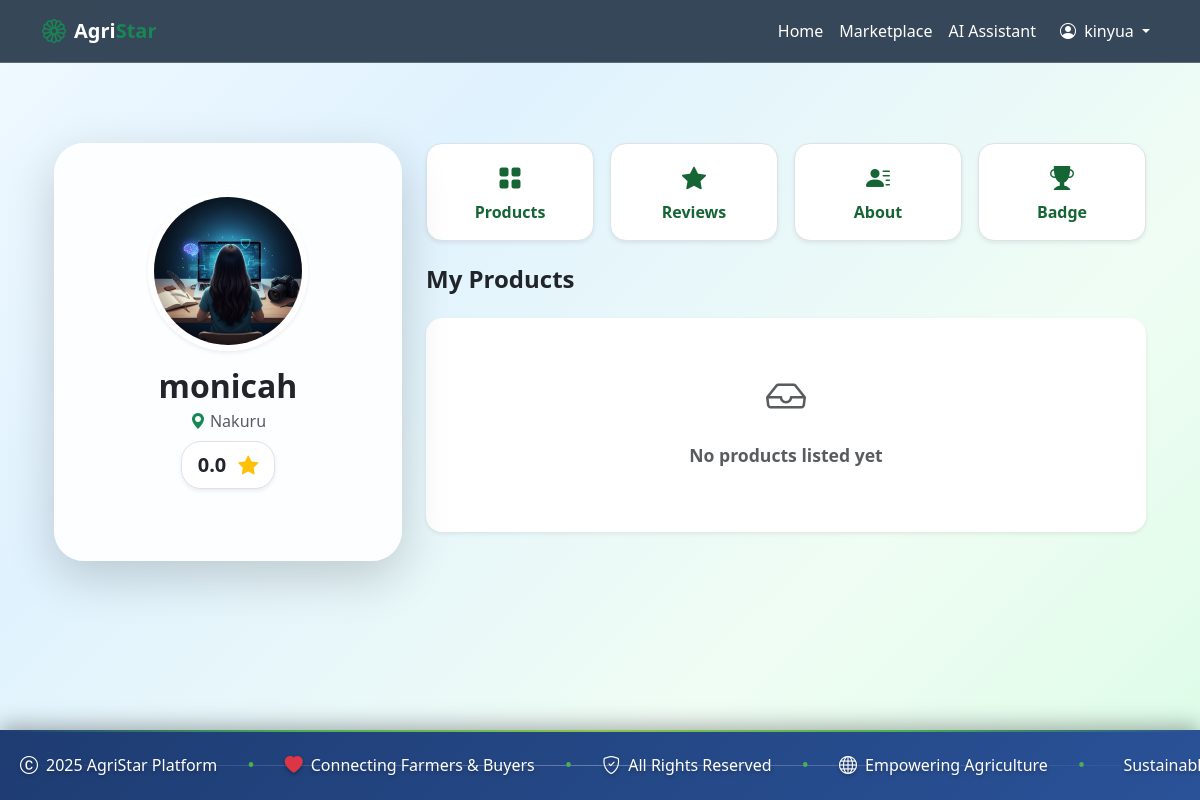
The app's page /users/profile/monicah/ (signed in) with its own data.
### users/models.py (models this page shows, shortened)
class User(AbstractUser):
    class Role(models.TextChoices):
        FARMER = 'FARMER', _('Farmer')
        BUYER = 'BUYER', _('Buyer')
        SUPPLIER = 'SUPPLIER', _('Supplier')
        RIDER = 'RIDER', _('Rider')
        ADMIN = 'ADMIN', _('Admin')
    role = models.CharField(
        max_length=20,
        choices=Role.choices,
        default=Role.FARMER
    )
    language_preference = models.CharField(
        max_length=10,
        choices=[('en', 'English'), ('sw', 'Kiswahili')],
        default='en'
    )

class Profile(models.Model):
    user = models.OneToOneField(User, on_delete=models.CASCADE, related_name='profile')
    display_name = models.CharField(max_length=100, blank=True, help_text="Public name to show (e.g. Farm Name)")
    bio = models.TextField(blank=True, max_length=500)
    location = models.CharField(max_length=100, blank=True, help_text="City/Area")
    address = models.CharField(max_length=200, blank=True, help_text="Street address")
    phone_number = models.CharField(max_length=20, blank=True)
    whatsapp_number = models.CharField(max_length=20, blank=True)
    avatar = models.ImageField(upload_to='avatars/', default='avatars/default.png')
    is_verified = models.BooleanField(default=False)
    latitude = models.DecimalField(max_digits=9, decimal_places=6, null=True, blank=True)
    longitude = models.DecimalField(max_digits=9, decimal_places=6, null=True, blank=True)
    county = models.ForeignKey('County', on_delete=models.SET_NULL, null=True, blank=True)
    sub_county = models.ForeignKey('SubCounty', on_delete=models.SET_NULL, null=True, blank=True)
    ward = models.ForeignKey('Ward', on_delete=models.SET_NULL, null=True, blank=True)
    farm_size = models.CharField(max_length=50, blank=True, help_text="e.g. 5 acres")
    main_crops = models.CharField(max_length=200, blank=True, help_text="Comma separated")
    company_name = models.CharField(max_length=100, blank=True)
    buyer_type = models.CharField(
        max_length=50,
        blank=True,
        choices=[
            ('MARKETPLACE', 'Marketplace Seller'),
            ('INDIVIDUAL', 'Individual Consumer'),
            ('RESTAURANT', 'Restaurant/Hotel'),
            ('RETAILER', 'Retail Shop'),
        ],
        help_text="Type of buyer"
    )
    favorite_farmers = models.ManyToManyField(
        User,
        related_name='favorited_by_buyers',
        blank=True,
    )
    business_name = models.CharField(max_length=100, blank=True, help_text="For marketplace sellers/businesses")
    marketplace_location = models.CharField(max_length=200, blank=True, help_text="Where your marketplace/business is located")

### users/views.py (the view)
# urls.py: path('profile/<str:username>/', views.view_profile, name='view_profile'),
@login_required
def view_profile(request, username):
    target_user = get_object_or_404(User, username=username)
    if target_user.role == User.Role.RIDER:
        return view_rider_profile(request, username)
    is_own_profile = (request.user == target_user)
    context = {
        'profile_user': target_user,
        'is_own_profile': is_own_profile,
    }
    return render(request, 'users/profile_display.html', context)

### templates/users/profile_display.html (shortened to what this page needs)
{% extends 'base.html' %}
{% load static %}
{% block content %}
<div class="container mt-5 mb-5 pt-2">
    <div class="row g-4">
        <div class="col-lg-4">
            <div class="sticky-top" style="top: 2rem; z-index: 10;">
                <div class="card border-0 shadow-lg text-center"
                    style="background: rgba(255, 255, 255, 0.9); backdrop-filter: blur(20px); border-radius: 30px; overflow: hidden; border: 1px solid rgba(255,255,255,0.5);">
                    <div class="card-body p-5">
                        <div class="d-inline-block mb-3 position-relative">
                            <img src="{{ profile_user.profile.avatar.url }}" class="rounded-circle shadow-sm"
                                width="160" height="160" style="object-fit: cover; border: 6px solid white;">
                        </div>
                        <h2 class="fw-bold text-dark mb-1">{{ profile_user.username }}</h2>
                        <p class="text-muted d-flex align-items-center justify-content-center gap-2 mb-2">
                            <span><i class="bi bi-geo-alt-fill text-success me-1"></i>{{ profile_user.profile.location|default:"Location not set" }}</span>
                        </p>
                        <div class="d-flex justify-content-center mb-4">
                            <div class="rating-display shadow-sm border"
                                style="padding: 0.5rem 1rem; border-radius: 20px; background: white;">
                                <span class="fw-bold fs-5 text-dark me-1">{{ farmer_badge.average_rating|default:"0.0"|floatformat:1 }}</span>
                                <i class="bi bi-star-fill text-warning"></i>
                            </div>
                        </div>
                    </div>
                </div>
            </div>
        </div>
        <div class="col-lg-8">
            <ul class="nav nav-pills row g-3 mb-4" role="tablist" style="border:none;">
                <li class="col-md-3 col-6 nav-item">
                    <button class="nav-link active w-100 p-3 h-100 rounded-4 shadow-sm fw-bold border"
                        data-bs-toggle="pill" data-bs-target="#products" style="background:white; color:#166534;">
                        <i class="bi bi-grid-fill d-block fs-4 mb-1"></i>Products
                    </button>
                </li>
                <li class="col-md-3 col-6 nav-item">
                    <button class="nav-link w-100 p-3 h-100 rounded-4 shadow-sm fw-bold border" data-bs-toggle="pill"
                        data-bs-target="#reviews" style="background:white; color:#166534;">
                        <i class="bi bi-star-fill d-block fs-4 mb-1"></i>Reviews
                    </button>
                </li>
                <li class="col-md-3 col-6 nav-item">
                    <button class="nav-link w-100 p-3 h-100 rounded-4 shadow-sm fw-bold border" data-bs-toggle="pill"
                        data-bs-target="#about" style="background:white; color:#166534;">
                        <i class="bi bi-person-lines-fill d-block fs-4 mb-1"></i>About
                    </button>
                </li>
                <li class="col-md-3 col-6 nav-item">
                    <button class="nav-link w-100 p-3 h-100 rounded-4 shadow-sm fw-bold border" data-bs-toggle="pill"
                        data-bs-target="#badge" style="background:white; color:#166534;">
                        <i class="bi bi-trophy-fill d-block fs-4 mb-1"></i>Badge
                    </button>
                </li>
            </ul>
            <div class="tab-content">
                <div class="tab-pane fade show active" id="products">
                    <div class="d-flex justify-content-between align-items-center mb-4">
                        <h4 class="fw-bold text-dark mb-0">My Products</h4>
                    </div>
                    {% if products %}
                    <div class="row g-4">
                        {% for product in products %}
                        <div class="col-md-6">
                            <div class="card h-100 border-0 shadow-sm product-hover-card"
                                style="border-radius: 20px; overflow: hidden; background: white; transition: transform 0.3s ease, box-shadow 0.3s ease;">
                                <div class="position-relative">
                                    {% if product.image %}
                                    <img src="{{ product.image.url }}" class="card-img-top" alt="{{ product.name }}"
                                        style="height: 220px; object-fit: cover;">
                                    {% else %}
                                    <div class="bg-light d-flex align-items-center justify-content-center"
                                        style="height: 220px;">
                                        <i class="bi bi-image text-muted fs-1"></i>
                                    </div>
                                    {% endif %}
                                    <div class="position-absolute top-0 end-0 m-3 px-3 py-1 rounded-pill shadow-sm"
                                        style="background: rgba(255, 255, 255, 0.95); backdrop-filter: blur(4px);">
                                        <span class="fw-bold text-success">KSh {{ product.price }}</span>
                                        <span class="text-muted small">/ {{ product.unit }}</span>
                                    </div>
                                </div>
                                <div class="card-body p-4">
                                    <h5 class="card-title fw-bold text-dark mb-1">{{ product.name }}</h5>
                                    <p class="text-muted small mb-3">{{ product.freshness_notes|default:"Fresh from the farm."|truncatewords:10 }}</p>
                                    <a href="{% url 'product_detail' product.id %}"
                                        class="btn btn-outline-success w-100 rounded-pill fw-bold stretched-link">View
                                        Details</a>
                                </div>
                            </div>
                        </div>
                        {% endfor %}
                    </div>
                    {% else %}
                    <div class="empty-state bg-white rounded-4 shadow-sm p-5 text-center">
                        <i class="bi bi-inbox fs-1 text-muted mb-3 d-block"></i>
                        <p class="fw-semibold text-muted">No products listed yet</p>
                    </div>
                    {% endif %}
                </div>
            </div>
        </div>
    </div>
</div>
</div>
{% endblock %}

### templates/base.html (shortened to what this page needs)
<!DOCTYPE html>
{% load static %}
<html lang="en">
<head>
    <link href="https://cdn.jsdelivr.net/npm/bootstrap@5.3.0/dist/css/bootstrap.min.css" rel="stylesheet">
    <link rel="stylesheet" href="https://cdn.jsdelivr.net/npm/bootstrap-icons@1.11.1/font/bootstrap-icons.css">
    <link rel="stylesheet" href="https://cdnjs.cloudflare.com/ajax/libs/animate.css/4.1.1/animate.min.css" />
    <link rel="stylesheet" href="{% static 'css/style.css' %}">
</head>
<body class="d-flex flex-column min-vh-100">
    <nav class="navbar navbar-expand-lg navbar-dark sticky-top glass-card rounded-0 border-top-0 border-start-0 border-end-0 mb-0"
        style="background: rgba(44, 62, 80, 0.95) !important; z-index: 1000;">
        <div class="container">
            <a class="navbar-brand fw-bold d-flex align-items-center gap-2" href="{% url 'home' %}">
                <i class="bi bi-flower1 text-success fs-4"></i>
                <span class="text-white">Agri<span class="text-success">Star</span></span>
            </a>
            <div class="collapse navbar-collapse" id="navbarNav">
                <ul class="navbar-nav ms-auto align-items-center">
                    <li class="nav-item">
                        <a class="nav-link text-white" href="{% url 'home' %}">Home</a>
                    </li>
                    {% if user.role != 'RIDER' %}
                    <li class="nav-item">
                        <a class="nav-link text-white" href="{% url 'product_list' %}">Marketplace</a>
                    </li>
                    <li class="nav-item">
                        <a class="nav-link text-white" href="{% url 'ai_assistant_index' %}">AI Assistant</a>
                    </li>
                    {% endif %}
                    {% if user.is_authenticated %}
                    <li class="nav-item dropdown">
                        <a class="nav-link dropdown-toggle text-white btn btn-sm btn-outline-light border-0 ms-2"
                            href="#" role="button" data-bs-toggle="dropdown">
                            <i class="bi bi-person-circle me-1"></i> {{ user.username }}
                        </a>
                    </li>
                    {% endif %}
                </ul>
            </div>
        </div>
    </nav>
    <div class="container mt-4 flex-grow-1">
        {% block content %}{% endblock %}
    <footer class="modern-footer mt-5">
        <div class="footer-content">
            <div class="scrolling-text-container">
                <div class="scrolling-text">
                    <span class="footer-item">
                        <i class="bi bi-c-circle"></i> 2025 AgriStar Platform
                    </span>
                    <span class="footer-separator">•</span>
                    <span class="footer-item">
                        <i class="bi bi-heart-fill text-danger"></i> Connecting Farmers & Buyers
                    </span>
                    <span class="footer-separator">•</span>
                    <span class="footer-item">
                        <i class="bi bi-shield-check"></i> All Rights Reserved
                    </span>
                    <span class="footer-separator">•</span>
                    <span class="footer-item">
                        <i class="bi bi-globe"></i> Empowering Agriculture
                    </span>
                    <span class="footer-separator">•</span>
                    <span class="footer-item">
                         Sustainable Farming Solutions
                    </span>
                </div>
            </div>
        </div>
    </footer>
</body>
</html>

### static/css/style.css (style rules this page uses)
body { font-family: 'Segoe UI', Tahoma, Geneva, Verdana, sans-serif; background-color: #f8f9fa; }
.glass-card { background: rgba(255, 255, 255, 0.95); backdrop-filter: blur(10px); border: 1px solid rgba(255, 255, 255, 0.2); }

### templates/users/profile_display.html (style rules this page uses)
:root { --light-green-1: #d4f1dd; --light-green-2: #a7e9af; --light-green-3: #7dd87f; --light-green-4: #4ade80; --green-accent: #22c55e; }
body { background: linear-gradient(135deg, #f0f9ff 0%, #e0f2fe 30%, #f0fdf4 70%, #dcfce7 100%); min-height: 100vh; }
.nav-pills .nav-link { border-radius: 50px; padding: 0.85rem 2.5rem; font-weight: 700; transition: all 0.3s ease; color: #6b7280; background: rgba(255, 255, 255, 0.7); backdrop-filter: blur(10px); border: 2px solid transparent; margin-right: 0.75rem; }
.nav-pills .nav-link.active { background: linear-gradient(135deg, var(--light-green-2), var(--light-green-3)); color: white; box-shadow: 0 6px 20px rgba(125, 216, 127, 0.3); border-color: transparent; }
.empty-state { padding: 5rem 2rem; text-align: center; }
.empty-state i { font-size: 5rem; color: var(--light-green-2); margin-bottom: 1.5rem; }
.empty-state p { color: #6b7280; font-size: 1.1rem; }
.rating-display { display: inline-flex; align-items: center; gap: 0.5rem; background: rgba(255, 255, 255, 0.9); padding: 0.5rem 1.25rem; border-radius: 50px; box-shadow: 0 4px 12px rgba(0, 0, 0, 0.08); }
.rating-display .bi-star-fill { color: #fbbf24; font-size: 1.25rem; }

### templates/base.html (style rules this page uses)
.modern-footer { background: linear-gradient(135deg, #1e3c72 0%, #2a5298 50%, #1e3c72 100%); background-size: 200% 200%; animation: gradientShift 15s ease infinite; padding: 20px 0; overflow: hidden; position: relative; box-shadow: 0 -5px 20px rgba(0, 0, 0, 0.3); }
.modern-footer::before { content: ''; position: absolute; top: 0; left: 0; right: 0; height: 2px; background: linear-gradient(90deg, transparent, #4CAF50, #8BC34A, #4CAF50, transparent); animation: shimmer 3s linear infinite; }
.footer-content { position: relative; z-index: 1; }
.scrolling-text-container { width: 100%; overflow: hidden; position: relative; }
.scrolling-text { display: flex; white-space: nowrap; animation: scroll 30s linear infinite; will-change: transform; }
.footer-item { display: inline-flex; align-items: center; gap: 8px; color: #ffffff; font-size: 16px; font-weight: 500; padding: 0 20px; text-shadow: 0 2px 4px rgba(0, 0, 0, 0.3); transition: all 0.3s ease; }
.footer-item i { font-size: 18px; animation: pulse 2s ease-in-out infinite; }
.footer-separator { color: #4CAF50; font-size: 20px; margin: 0 10px; animation: glow 2s ease-in-out infinite alternate; }
.modern-footer::after { content: ''; position: absolute; top: 50%; left: 0; width: 100%; height: 1px; background: linear-gradient(90deg, transparent 0%, rgba(255, 255, 255, 0.3) 50%, transparent 100%); animation: sparkle 4s linear infinite; }

### records on screen
User: username "kinyua"
User: profile.avatar (picture), username "monicah", profile.location "Nakuru"

### other values on screen
{{ farmer_badge.average_rating|default:"0.0"|floatformat:1 }} "0.0"
